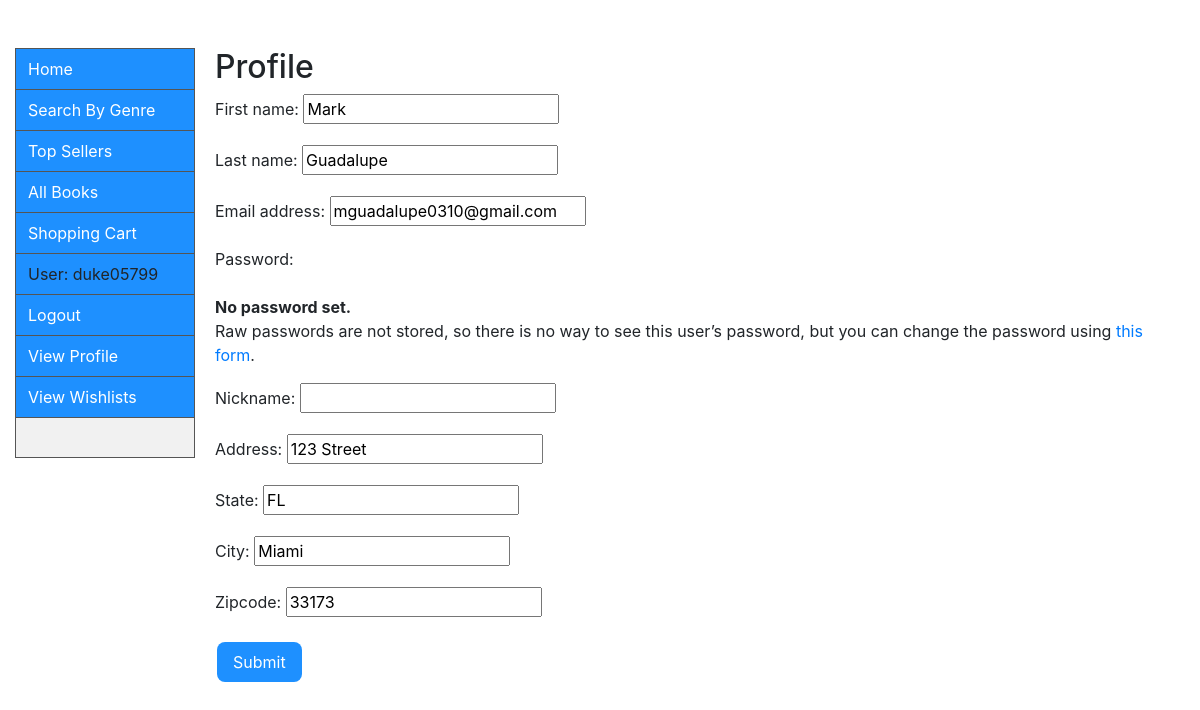
Before: /search/profile/edit (signed in) with the older database file.
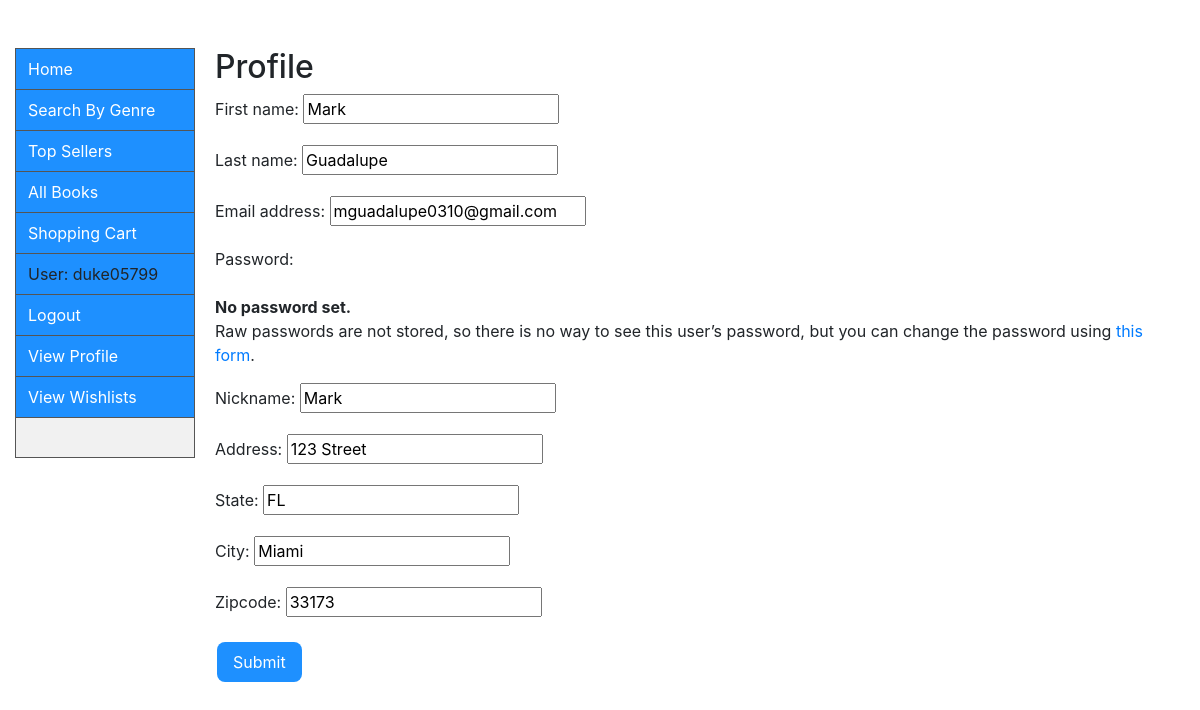
After: the same page with the newer database file.
### catalog/models.py (models this page shows, shortened)
class UserProfile(models.Model):
    user = models.OneToOneField(User, on_delete=models.CASCADE)
    name = models.CharField(max_length=200, default='')
    password = models.CharField(max_length=8, default='')
    nickname = models.CharField(max_length=10, default='')
    email = models.EmailField(max_length=50, default='')
    address = models.CharField(max_length=200, default='')
    city = models.CharField(max_length=25, default='')
    state = models.CharField(max_length=25, default='')
    zipcode = models.IntegerField(default=0)
    wishlists = models.ManyToManyField('Wishlist')

### catalog/views.py (the view)
# urls.py: path('profile/edit', views.editprofile, name='editprofile'),
def editprofile(request):
    if request.method == 'POST':
        form = EditProfileForm(request.POST, instance=request.user)
        profile_form = ProfileForm(
            request.POST, instance=request.user.userprofile)
        if form.is_valid():
            form.save()
            profile_form.save()
            return redirect('/catalog/profile/')
    else:
        form = EditProfileForm(instance=request.user)
        profile_form = ProfileForm(instance=request.user.userprofile)
    args = {'form': form,
            'profile_form': profile_form}
    return render(request, 'editprofile.html', args)

### catalog/forms.py
class EditProfileForm(UserChangeForm):
    class Meta:
        model = User
        fields = {
            'email',
            'first_name',
            'last_name',
        }
        exclude = {
            'password',
        }
        field_order = ['email', 'first_name', 'last_name']

class ProfileForm(forms.ModelForm):
    class Meta:
        model = UserProfile
        fields = {
            'nickname',
            'address',
            'city',
            'state',
            'zipcode',
        }
        exclude = {
            'password',
        }
        field_order = ['nickname','address', 'city', 'state', 'zipcode']

### catalog/templates/editprofile.html (shortened to what this page needs)
{% extends "base_generic.html" %}
{% block content %}
  <h2>Profile</h2>
<form method ="post">
 {{form.as_p}}
 {{profile_form.as_p}}
 <button type="submit" name"Submit" method="POST" class="button2">Submit</button>
</form>
{% endblock %}

Changed rows visible on the page:
changed UserProfile "123 Street": nickname (not shown) → "Mark"
